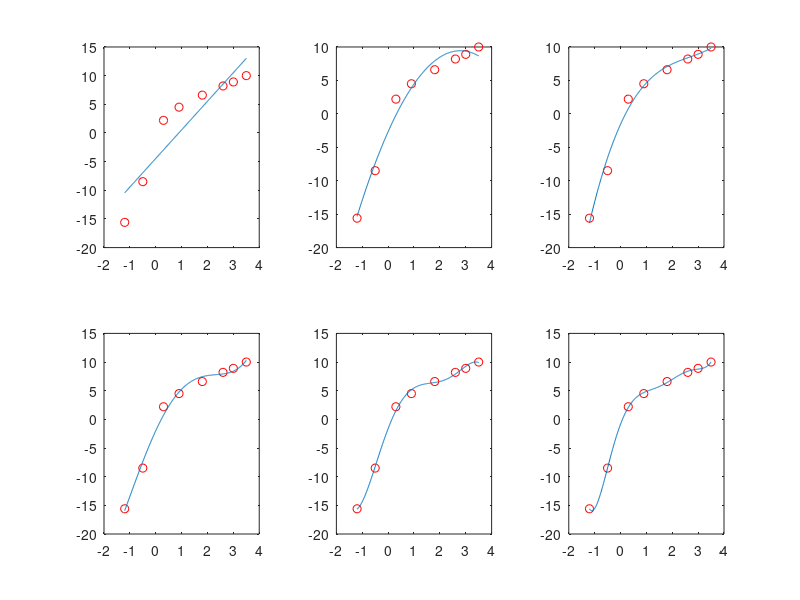

This chart was generated by the following MATLAB code:
x =[-1.2 -0.5 0.3 0.9 1.8 2.6 3.0 3.5];
y =[-15.6 -8.5 2.2 4.5 6.6 8.2 8.9 10.0];
for i=1:6
    fit=polyfit(x,y,i);
    xfit=x(1):0.01:x(end);
    yfit=polyval(fit,xfit);
    subplot(2,3,i);
    plot(x,y,'ro',xfit,yfit)
end